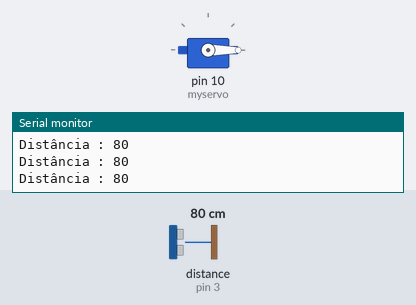
The sketch below on a simulated Arduino Uno, built with avr-gcc and run on an emulated ATmega328P. On the bench: servo, the last lines printed to the serial monitor. The inputs (shaded band) are chosen by the test bench; at power-on: distance to the obstacle (sensor on pin 3) 80 cm. The echo pulse lasts 58.3 µs per cm.

Above: at 1.2 s.
1.3 s: distance to the obstacle (sensor on pin 3) set to 12 cm
2.8 s: distance to the obstacle (sensor on pin 3) set to 9 cm
At 4.3 s:
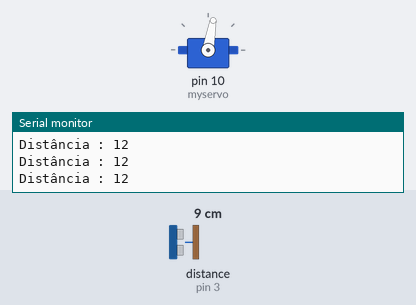
Timing chart, 0 to 9.5 s (numbered marks = the images above; inputs shaded):
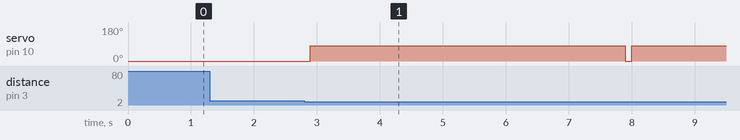

The sketch:

Smart_Trash_Bin.ino
```cpp
#include <Ultrasonic.h>
#include <Servo.h>

Servo myservo;
Ultrasonic ultrasonic(2, 3); // Definição dos pins que fazem echo e trigger
int distancia;

void setup() {
  myservo.attach(10);  // Define o motor servo no pin 10
  Serial.begin(9600);
  myservo.write(0);
}

void loop() {

  distancia = ultrasonic.read();
  if (distancia <= 10){            // 10 é a distância para detetar objetos/pessoas que pretendem usar o caixote do lixo
    myservo.write(80);            //  angulo do braço do motor servo
    delay(5000);
    myservo.write(0);             // fecha a tampa após 5 segundos
  }
  Serial.print("Distância : ");  // controlo da distância no monitor serial
  Serial.println(distancia);
  delay(100);
}
```

Measured:
- the behaviour switches between 11 and 10 cm on distance to the obstacle (sensor on pin 3) (found by bisection; images 0 and 1)
- after the input at 2.8 s, servo on pin 10 (myservo): 0° → 80° after 0.10 s, → 0° 5.0 s later, → 80° 0.10 s later
